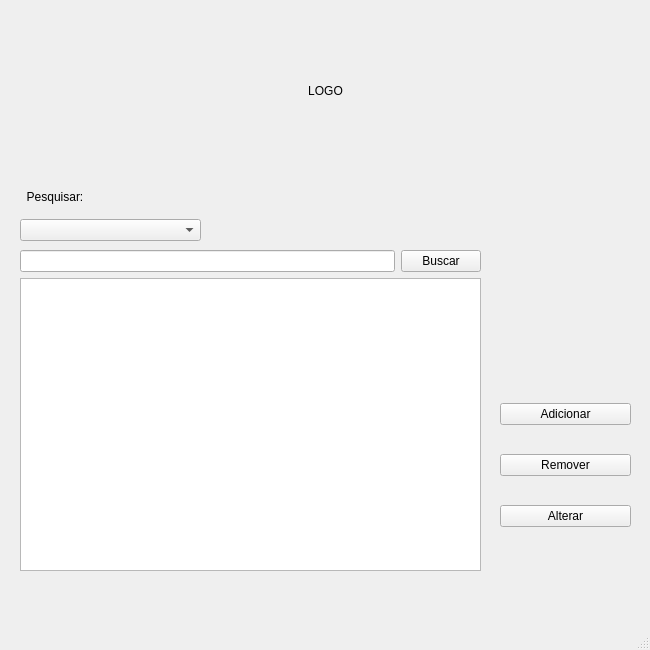
<?xml version="1.0" encoding="UTF-8"?>
<ui version="4.0">
 <class>CrudTela</class>
 <widget class="QMainWindow" name="CrudTela">
  <property name="geometry">
   <rect>
    <x>0</x>
    <y>0</y>
    <width>650</width>
    <height>650</height>
   </rect>
  </property>
  <property name="minimumSize">
   <size>
    <width>650</width>
    <height>650</height>
   </size>
  </property>
  <property name="maximumSize">
   <size>
    <width>650</width>
    <height>650</height>
   </size>
  </property>
  <property name="windowTitle">
   <string>Pet Shop Management</string>
  </property>
  <widget class="QWidget" name="centralwidget">
   <widget class="QWidget" name="layoutWidget_2">
    <property name="geometry">
     <rect>
      <x>500</x>
      <y>380</y>
      <width>131</width>
      <height>171</height>
     </rect>
    </property>
    <layout class="QVBoxLayout" name="verticalLayout">
     <item>
      <widget class="QPushButton" name="Adicionar_animal_btn">
       <property name="text">
        <string>Adicionar</string>
       </property>
      </widget>
     </item>
     <item>
      <widget class="QPushButton" name="Remover_animal_btn">
       <property name="text">
        <string>Remover</string>
       </property>
      </widget>
     </item>
     <item>
      <widget class="QPushButton" name="pushButton_4">
       <property name="text">
        <string>Alterar</string>
       </property>
      </widget>
     </item>
    </layout>
   </widget>
   <widget class="QLabel" name="label_2">
    <property name="geometry">
     <rect>
      <x>210</x>
      <y>50</y>
      <width>231</width>
      <height>81</height>
     </rect>
    </property>
    <property name="text">
     <string>LOGO</string>
    </property>
    <property name="alignment">
     <set>Qt::AlignCenter</set>
    </property>
   </widget>
   <widget class="QWidget" name="layoutWidget_3">
    <property name="geometry">
     <rect>
      <x>20</x>
      <y>250</y>
      <width>461</width>
      <height>321</height>
     </rect>
    </property>
    <layout class="QVBoxLayout" name="verticalLayout_2">
     <item>
      <layout class="QHBoxLayout" name="horizontalLayout">
       <item>
        <widget class="QLineEdit" name="lineEdit"/>
       </item>
       <item>
        <widget class="QPushButton" name="pushButton">
         <property name="text">
          <string>Buscar</string>
         </property>
        </widget>
       </item>
      </layout>
     </item>
     <item>
      <widget class="QTableWidget" name="tabela_animais_pessoas"/>
     </item>
    </layout>
   </widget>
   <widget class="QWidget" name="layoutWidget">
    <property name="geometry">
     <rect>
      <x>20</x>
      <y>180</y>
      <width>181</width>
      <height>61</height>
     </rect>
    </property>
    <layout class="QVBoxLayout" name="verticalLayout_3">
     <item>
      <widget class="QLabel" name="label_3">
       <property name="text">
        <string>  Pesquisar:</string>
       </property>
      </widget>
     </item>
     <item>
      <layout class="QHBoxLayout" name="horizontalLayout_2">
       <item>
        <widget class="QComboBox" name="comboBox_Tipo">
         <item>
          <property name="text">
           <string/>
          </property>
         </item>
         <item>
          <property name="text">
           <string>Animal</string>
          </property>
         </item>
         <item>
          <property name="text">
           <string>Funcionario</string>
          </property>
         </item>
        </widget>
       </item>
      </layout>
     </item>
    </layout>
   </widget>
  </widget>
  <widget class="QMenuBar" name="menubar">
   <property name="geometry">
    <rect>
     <x>0</x>
     <y>0</y>
     <width>650</width>
     <height>22</height>
    </rect>
   </property>
  </widget>
  <widget class="QStatusBar" name="statusbar"/>
 </widget>
 <resources/>
 <connections/>
</ui>
